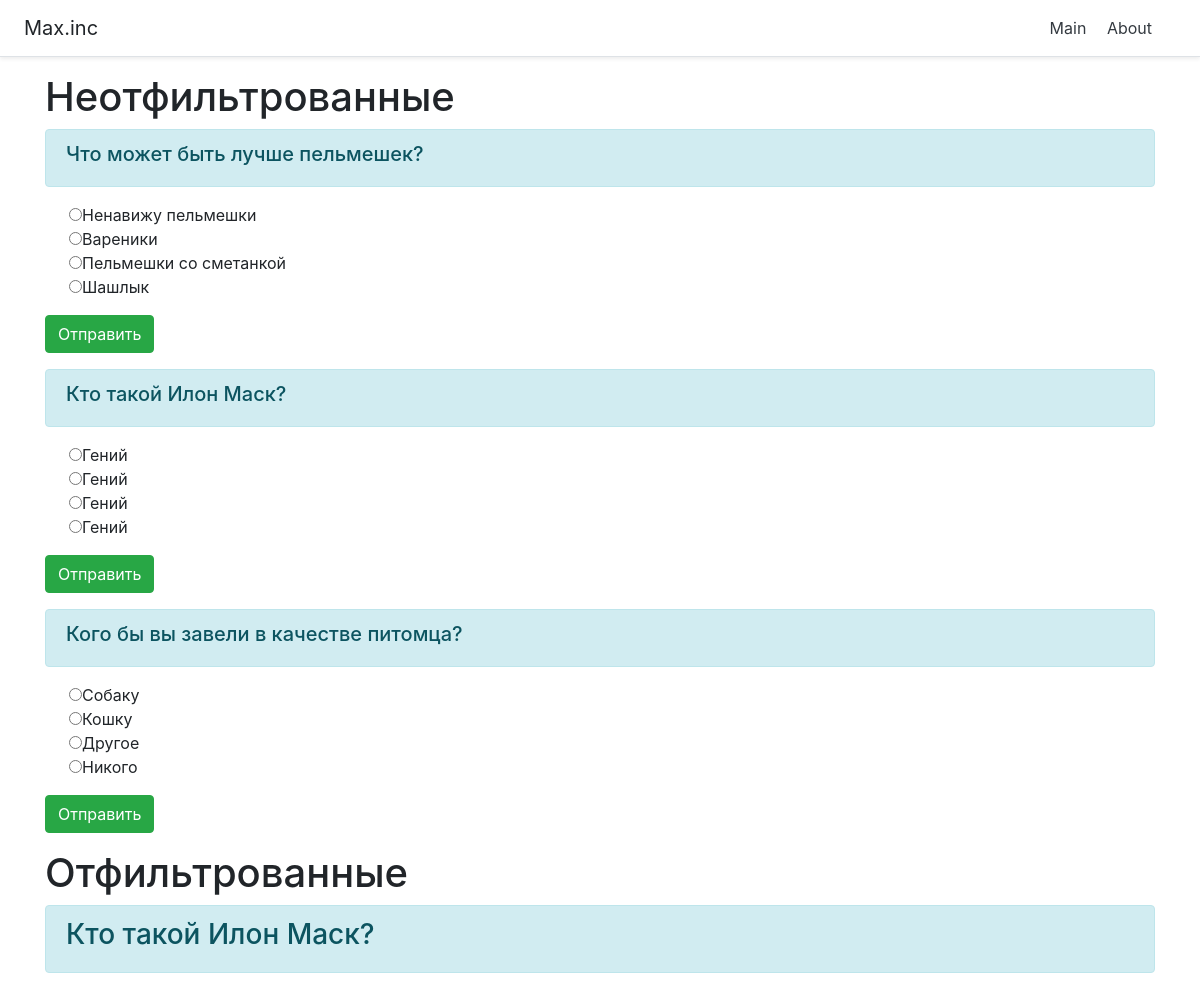
The app's page /test1/index with its own data.
### test1/models.py (models this page shows, shortened)
class Question(models.Model):
    question_name = models.CharField('Наименование вопроса', max_length=50)
    question_text = models.TextField('Вопрос')  # поле вопроса в таблице
    question_answ1 = models.CharField('Вариант1', max_length=50)
    question_answ2 = models.CharField('Вариант2', max_length=50)
    question_answ3 = models.CharField('Вариант3', max_length=50)
    question_answ4 = models.CharField('Вариант4', max_length=50)
    pub_date = models.DateTimeField('date published') # поле даты в таблице

### test1/views.py (the view)
# urls.py: path('index', views.index, name='index'),
def index(request):
    try:
        questions = Question.objects.all() #получаем все объекты модели в виде списка question
    except Question.DoesNotExist:
        raise Http404("Question does not exist")
    try:
        questions_f = Question.objects.all().filter(question_name__contains='Илон') #получаем все объекты модели в виде списка question
    except Question.DoesNotExist:
        raise Http404("Question does not exist")
    answer = Answers.objects.all() #получаем все ответы
    form=AnsForm()
    context={
        'form': form
    }
    return render(request, 'test1/index.html', {'quest': questions, 'quest_f': questions_f, 'answ': answer}) #возвращает шаблон с переданными в него объектами модели

### test1/templates/test1/index.html (shortened to what this page needs)
{% extends 'test1/base.html'%}
{% block smth %}
    <h1>Неотфильтрованные</h1>
    {% if quest %}
        <div>
            {% for q in quest %}
                <form method="post">
                    <div class="alert alert-info" role="alert"><h5>{{ q.question_text }}</h5></div>
                    <p>
                        <div class="custom-control custom-radio">
                            <input type="radio" name="{{ q.question_name }}" value="a1">{{ q.question_answ1 }}<Br>
                        </div>
                        <div class="custom-control custom-radio">
                            <input type="radio" name="{{ q.question_name }}" value="a2">{{ q.question_answ2 }}<Br>
                        </div>
                        <div class="custom-control custom-radio">
                            <input type="radio" name="{{ q.question_name }}" value="a3">{{ q.question_answ3 }}<Br>
                        </div>
                        <div class="custom-control custom-radio">
                            <input type="radio" name="{{ q.question_name }}" value="a4">{{ q.question_answ4 }}
                        </div>
                    </p>
                    <p><button type="submit" class="btn btn-success">Отправить</button></p>
                </form>
            {% endfor %}
        </div>
    {% else %}
        <p>База данных пуста.</p>
    {% endif %}
    <h1>Отфильтрованные</h1>
    {% if quest_f %}
        <div>
            {% for q_f in quest_f %}
                <div class="alert alert-info" role="alert">
                      <h3>{{ q_f.question_text }}</h3>
                </div>
            {% endfor %}
        </div>
    {% else %}
        <p>База данных пуста.</p>
    {% endif %}
{% endblock %}

### test1/templates/test1/base.html (shortened to what this page needs)
<!DOCTYPE html>
<html lang="en">
<head>
    <link rel="stylesheet" href="https://stackpath.bootstrapcdn.com/bootstrap/4.5.0/css/bootstrap.min.css">
</head>
<body>
    <div class="d-flex flex-column flex-md-row align-items-center p-3 px-md-4 mb-3 bg-white border-bottom shadow-sm">
        <h5 class="my-0 mr-md-auto font-weight-normal">Max.inc</h5>
        <nav class="my-2 my-md-0 mr-md-3">
            <a class="p-2 text-dark" href="{% url 'index' %}">Main</a>
            <a class="p-2 text-dark" href="{% url 'about' %}">About</a>
        </nav>
    </div>
    <div class="container">
        {% block smth %}{% endblock %}
    </div>
</body>
</html>

### records on screen
Question: question_text "Что может быть лучше пельмешек?", question_answ1 "Ненавижу пельмешки", question_answ2 "Вареники", question_answ3 "Пельмешки со сметанкой", question_answ4 "Шашлык"
Question: question_text "Кто такой Илон Маск?", question_answ1 "Гений", question_answ2 "Гений", question_answ3 "Гений", question_answ4 "Гений"
Question: question_text "Кого бы вы завели в качестве питомца?", question_answ1 "Собаку", question_answ2 "Кошку", question_answ3 "Другое", question_answ4 "Никого"
